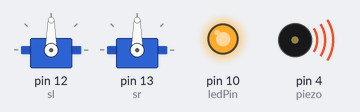
Recording of a sketch running on a simulated Arduino Uno, built with avr-gcc and run on an emulated ATmega328P. On the bench: 2 × servo, output pins drawn as LEDs (lit = HIGH), buzzer (waves = sounding).

Above: at 0.05 s.
At 1.25 s:
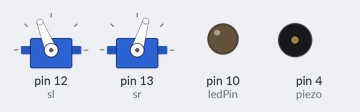
At 2.45 s:
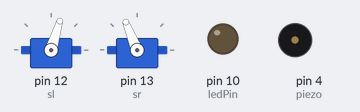
At 5.25 s:
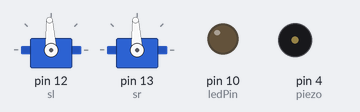
At 7.8 s:
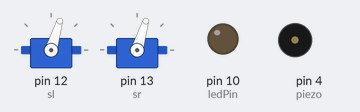
At 10.05 s:
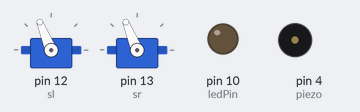
Timing chart, 0 to 13.1 s (numbered marks = the images above):
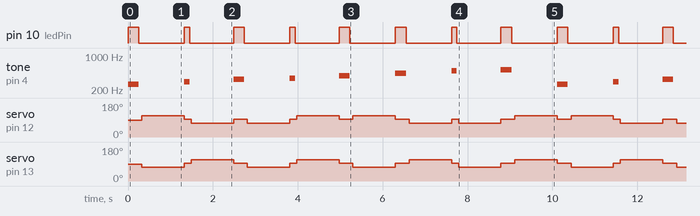

Measured:
- by itself, servo on pin 12 (sl): repeats every 10.1 s: 93° 0.16 s, 73° 1.0 s, 93° 0.33 s, 73° 1.0 s, 93° 0.16 s, 2 × (112° 1.0 s, 93° 0.33 s), 73° 1.0 s, 93° 0.16 s, 73° 1.0 s, 2 × (93° 0.33 s, 112° 1.0 s)
- by itself, pin 10 (ledPin): repeats every 10.1 s: LOW 1.1 s, HIGH 0.13 s, LOW 1.0 s, HIGH 0.25 s, LOW 1.1 s, HIGH 0.13 s, LOW 1.0 s, 2 × (HIGH 0.25 s, LOW 1.1 s), HIGH 0.13 s, LOW 1.0 s, HIGH 0.25 s, LOW 1.1 s, HIGH 0.25 s

The sketch:

sketch_sep25b.ino
```cpp
#include <Servo.h>

Servo sl;
Servo sr;

const int piezo = 4;
const int ledPin = 10;

int melody[] = {262, 294, 330, 349, 392, 440, 494, 523};
int noteDurations[] = {4, 8, 4, 8, 4, 4, 8, 4};

void setup() {
  sl.attach(12);
  sr.attach(13);
  pinMode(piezo, OUTPUT);
  pinMode(ledPin, OUTPUT);
  Serial.begin(9600);
}

void loop() {
  playMelody();
}


void playMelody() {
  for (int i = 0; i < 8; i++) {
    int duration = 1000 / noteDurations[i];
    tone(piezo, melody[i], duration);
    digitalWrite(ledPin, HIGH);
    delay(duration);
    digitalWrite(ledPin, LOW);
    delay(duration * 0.3);

    performDance(i);
  }
}

void performDance(int index) {
  switch (index % 4) {
    case 0:
      forward(1000);
      break;
    case 1:
      backward(1000);
      break;
    case 2:
      turnLeft(1000);
      break;
    case 3:
      turnRight(1000);
      break;
  }

  stopMotors();
}

void forward(int time) {
  sl.write(1700);
  sr.write(1300);
  delay(time);
}

void turnLeft(int time) {
  sl.write(1300);
  sr.write(1300);
  delay(time);
}

void turnRight(int time) {
  sl.write(1700);
  sr.write(1700);
  delay(time);
}


void backward(int time) {
  sl.write(1300);
  sr.write(1700);
  delay(time);
}


void stopMotors() {
  sl.write(1500);
  sr.write(1500);
}
```
